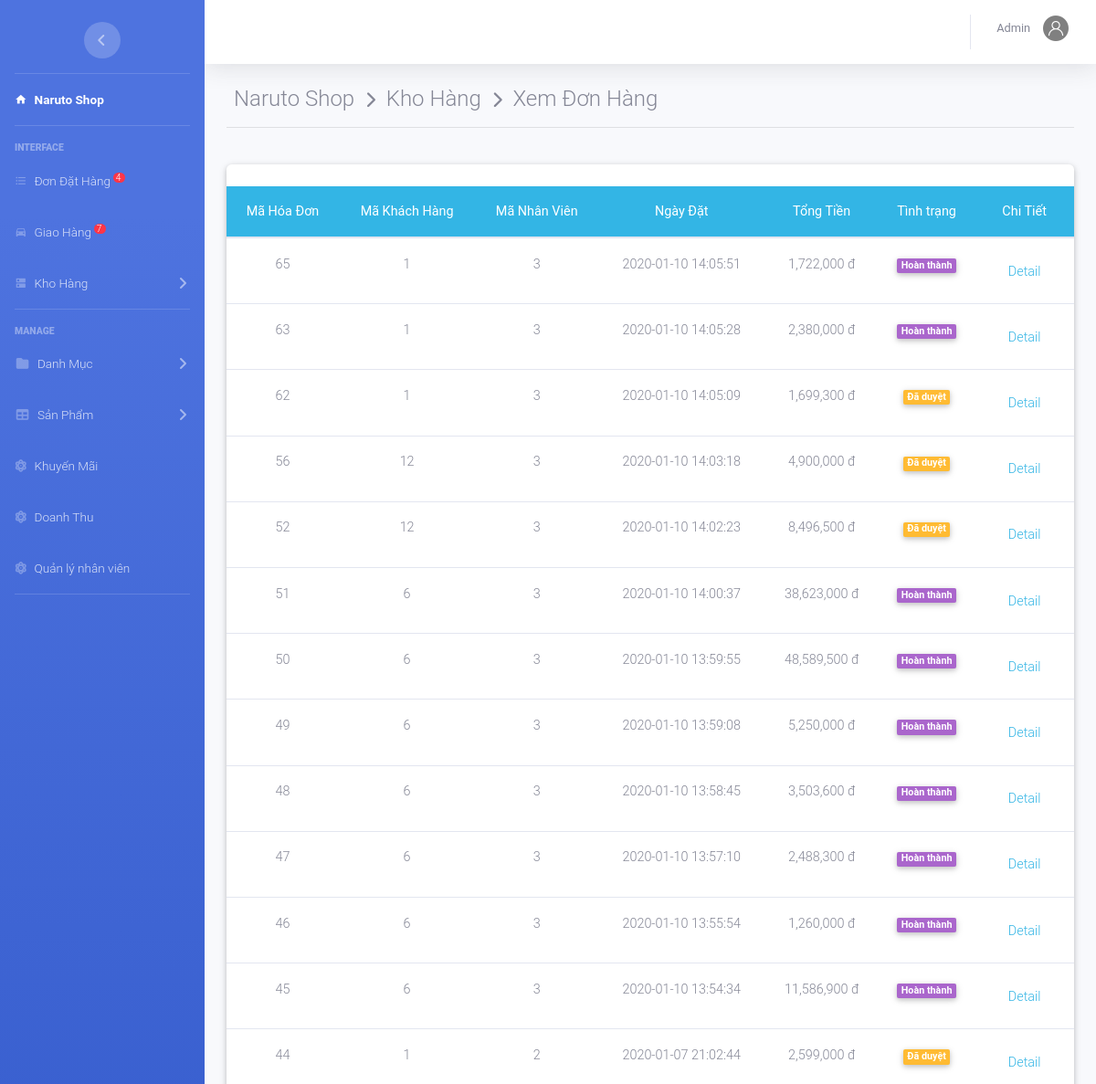
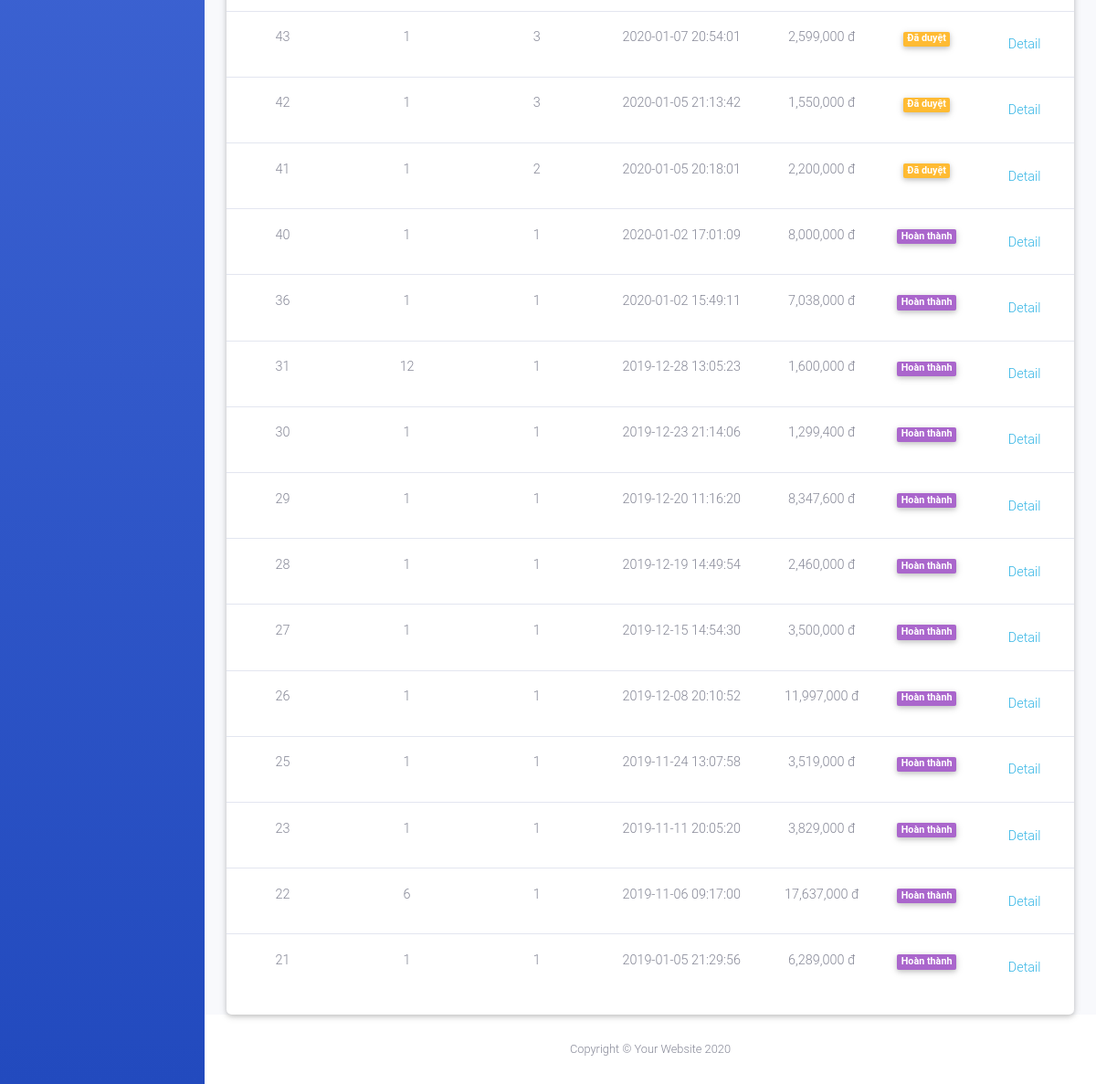
Screenshot of /admin/index.php?action=kho&view=xemdh (signed in) with the database file from the repository (2 pictures, top to bottom).
### tables this page shows
CREATE TABLE `hoadon` (
  `MaHD` int(11) NOT NULL,
  `MaKH` int(11) NOT NULL,
  `MaNV` int(11) DEFAULT NULL,
  `NgayDat` datetime DEFAULT current_timestamp(),
  `NgayGiao` datetime DEFAULT NULL,
  `TinhTrang` varchar(20) DEFAULT NULL,
  `TongTien` decimal(10,0) NOT NULL,
  `MaNVGH` varchar(50) DEFAULT NULL
);

### admin/kho/dondathang.php (the view, shortened to what this page needs)
<?php
	$sql="select * from hoadon  where (TinhTrang ='đã duyệt' or TinhTrang ='hoàn thành')  Order by NgayDat DESC ";
	$rs=mysqli_query($conn,$sql);
?>
<div class="container-fluid">
	<div class="page-header">
	  <h4 class="page-title">
	    Naruto Shop &#160;<i class="fas fa-chevron-right" style="font-size: 18px"></i>&#160; Kho Hàng &#160;<i class="fas fa-chevron-right" style="font-size: 18px"></i>&#160; Xem Đơn Hàng</h4>
	</div><hr><br>
	<div class="row">
      <div class="col-md-12 grid-margin stretch-card">
        <div class="card">
		<br>
             <table class="table table-hover  text-center " >
				<thead class="badge-info">
					<tr>
						<th>Mã Hóa Đơn</th> <th>Mã Khách Hàng</th><th>Mã Nhân Viên</th><th>Ngày Đặt</th><th>Tổng Tiền</th><th>Tình trạng</th><th>Chi Tiết</th>
					</tr>
				</thead>
				<tbody>
			 		<?php
				 	while ($row=mysqli_fetch_array($rs)) { ?>
						<tr>
							<td><?php echo $row['MaHD']; ?></td>
							<td><?php echo $row['MaKH']; ?></td>
							<td><?php echo $row['MaNV']; ?></td>
							<td><?php echo $row['NgayDat']; ?></td>
							<td><?php echo number_format($row['TongTien']).' đ'; ?></td>
							<td><?php if ($row['TinhTrang']==='Đã duyệt') {?>
								<label class="badge badge-warning"><font style="vertical-align: inherit;">
									<font style="vertical-align: inherit;">Đã duyệt</font></font>
								</label>
							<?php }elseif ($row['TinhTrang']==='hoàn thành') { ?>
								<label class="badge badge-secondary"><font style="vertical-align: inherit;">
									<font style="vertical-align: inherit;">Hoàn thành</font></font>
								</label>
							<?php } ?>
							</td>
							<td><a class="nav-link text-info" href="index.php?action=kho&view=chitietdh&mahd=<?php echo $row['MaHD']; ?>" >Detail </a></td>
						</tr>
		 			<?php	} ?>
				</tbody>
			</table>
            </div>
          </div>
      </div>
</div>

### rows the page displays
hoadon: MaHD "65", MaKH "1", MaNV "3", NgayDat "2020-01-10 14:05:51", TongTien "1,722,000", TinhTrang "Hoàn thành"
hoadon: MaHD "63", MaKH "1", MaNV "3", NgayDat "2020-01-10 14:05:28", TongTien "2,380,000", TinhTrang "Hoàn thành"
hoadon: MaHD "62", MaKH "1", MaNV "3", NgayDat "2020-01-10 14:05:09", TongTien "1,699,300", TinhTrang "Đã duyệt"
hoadon: MaHD "56", MaKH "12", MaNV "3", NgayDat "2020-01-10 14:03:18", TongTien "4,900,000", TinhTrang "Đã duyệt"
hoadon: MaHD "52", MaKH "12", MaNV "3", NgayDat "2020-01-10 14:02:23", TongTien "8,496,500", TinhTrang "Đã duyệt"
hoadon: MaHD "51", MaKH "6", MaNV "3", NgayDat "2020-01-10 14:00:37", TongTien "38,623,000", TinhTrang "Hoàn thành"
hoadon: MaHD "50", MaKH "6", MaNV "3", NgayDat "2020-01-10 13:59:55", TongTien "48,589,500", TinhTrang "Hoàn thành"
hoadon: MaHD "49", MaKH "6", MaNV "3", NgayDat "2020-01-10 13:59:08", TongTien "5,250,000", TinhTrang "Hoàn thành"
hoadon: MaHD "48", MaKH "6", MaNV "3", NgayDat "2020-01-10 13:58:45", TongTien "3,503,600", TinhTrang "Hoàn thành"
hoadon: MaHD "47", MaKH "6", MaNV "3", NgayDat "2020-01-10 13:57:10", TongTien "2,488,300", TinhTrang "Hoàn thành"
hoadon: MaHD "46", MaKH "6", MaNV "3", NgayDat "2020-01-10 13:55:54", TongTien "1,260,000", TinhTrang "Hoàn thành"
hoadon: MaHD "45", MaKH "6", MaNV "3", NgayDat "2020-01-10 13:54:34", TongTien "11,586,900", TinhTrang "Hoàn thành"
hoadon: MaHD "44", MaKH "1", MaNV "2", NgayDat "2020-01-07 21:02:44", TongTien "2,599,000", TinhTrang "Đã duyệt"
hoadon: MaHD "43", MaKH "1", MaNV "3", NgayDat "2020-01-07 20:54:01", TongTien "2,599,000", TinhTrang "Đã duyệt"
hoadon: MaHD "42", MaKH "1", MaNV "3", NgayDat "2020-01-05 21:13:42", TongTien "1,550,000", TinhTrang "Đã duyệt"
hoadon: MaHD "41", MaKH "1", MaNV "2", NgayDat "2020-01-05 20:18:01", TongTien "2,200,000", TinhTrang "Đã duyệt"
hoadon: MaHD "40", MaKH "1", MaNV "1", NgayDat "2020-01-02 17:01:09", TongTien "8,000,000", TinhTrang "Hoàn thành"
hoadon: MaHD "36", MaKH "1", MaNV "1", NgayDat "2020-01-02 15:49:11", TongTien "7,038,000", TinhTrang "Hoàn thành"
hoadon: MaHD "31", MaKH "12", MaNV "1", NgayDat "2019-12-28 13:05:23", TongTien "1,600,000", TinhTrang "Hoàn thành"
hoadon: MaHD "30", MaKH "1", MaNV "1", NgayDat "2019-12-23 21:14:06", TongTien "1,299,400", TinhTrang "Hoàn thành"
hoadon: MaHD "29", MaKH "1", MaNV "1", NgayDat "2019-12-20 11:16:20", TongTien "8,347,600", TinhTrang "Hoàn thành"
hoadon: MaHD "28", MaKH "1", MaNV "1", NgayDat "2019-12-19 14:49:54", TongTien "2,460,000", TinhTrang "Hoàn thành"
hoadon: MaHD "27", MaKH "1", MaNV "1", NgayDat "2019-12-15 14:54:30", TongTien "3,500,000", TinhTrang "Hoàn thành"
hoadon: MaHD "26", MaKH "1", MaNV "1", NgayDat "2019-12-08 20:10:52", TongTien "11,997,000", TinhTrang "Hoàn thành"
hoadon: MaHD "25", MaKH "1", MaNV "1", NgayDat "2019-11-24 13:07:58", TongTien "3,519,000", TinhTrang "Hoàn thành"
hoadon: MaHD "23", MaKH "1", MaNV "1", NgayDat "2019-11-11 20:05:20", TongTien "3,829,000", TinhTrang "Hoàn thành"
hoadon: MaHD "22", MaKH "6", MaNV "1", NgayDat "2019-11-06 09:17:00", TongTien "17,637,000", TinhTrang "Hoàn thành"
hoadon: MaHD "21", MaKH "1", MaNV "1", NgayDat "2019-01-05 21:29:56", TongTien "6,289,000", TinhTrang "Hoàn thành"

### other values shown
$dem "4"
$dem "7"
$nv['TenNV'] "Admin"
